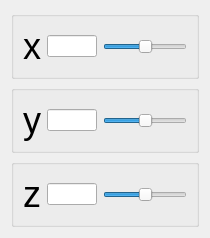
                <widget class="QWidget" name="tab">
                 <attribute name="title">
                  <string>Move</string>
                 </attribute>
                 <layout class="QVBoxLayout" name="verticalLayout_3">
                  <item>
                   <widget class="QWidget" name="widget_2" native="true">
                    <layout class="QVBoxLayout" name="verticalLayout">
                     <property name="leftMargin">
                      <number>0</number>
                     </property>
                     <property name="topMargin">
                      <number>0</number>
                     </property>
                     <property name="rightMargin">
                      <number>0</number>
                     </property>
                     <property name="bottomMargin">
                      <number>0</number>
                     </property>
                     <item>
                      <widget class="QGroupBox" name="groupBox_6">
                       <property name="title">
                        <string/>
                       </property>
                       <layout class="QHBoxLayout" name="horizontalLayout_5">
                        <item>
                         <widget class="QLabel" name="x_label">
                          <property name="font">
                           <font>
                            <pointsize>27</pointsize>
                           </font>
                          </property>
                          <property name="text">
                           <string>x</string>
                          </property>
                         </widget>
                        </item>
                        <item>
                         <widget class="QLineEdit" name="x_move">
                          <property name="maximumSize">
                           <size>
                            <width>50</width>
                            <height>16777215</height>
                           </size>
                          </property>
                         </widget>
                        </item>
                        <item>
                         <widget class="QSlider" name="x_move_slider">
                          <property name="minimum">
                           <number>-100</number>
                          </property>
                          <property name="maximum">
                           <number>100</number>
                          </property>
                          <property name="tracking">
                           <bool>true</bool>
                          </property>
                          <property name="orientation">
                           <enum>Qt::Horizontal</enum>
                          </property>
                         </widget>
                        </item>
                       </layout>
                      </widget>
                     </item>
                     <item>
                      <widget class="QGroupBox" name="groupBox_7">
                       <property name="title">
                        <string/>
                       </property>
                       <layout class="QHBoxLayout" name="horizontalLayout_6">
                        <item>
                         <widget class="QLabel" name="y_label">
                          <property name="font">
                           <font>
                            <pointsize>27</pointsize>
                           </font>
                          </property>
                          <property name="text">
                           <string>y</string>
                          </property>
                         </widget>
                        </item>
                        <item>
                         <widget class="QLineEdit" name="y_move">
                          <property name="maximumSize">
                           <size>
                            <width>50</width>
                            <height>16777215</height>
                           </size>
                          </property>
                         </widget>
                        </item>
                        <item>
                         <widget class="QSlider" name="y_move_slider">
                          <property name="minimum">
                           <number>-100</number>
                          </property>
                          <property name="maximum">
                           <number>100</number>
                          </property>
                          <property name="tracking">
                           <bool>true</bool>
                          </property>
                          <property name="orientation">
                           <enum>Qt::Horizontal</enum>
                          </property>
                          <property name="invertedAppearance">
                           <bool>false</bool>
                          </property>
                          <property name="invertedControls">
                           <bool>false</bool>
                          </property>
                         </widget>
                        </item>
                       </layout>
                      </widget>
                     </item>
                     <item>
                      <widget class="QGroupBox" name="groupBox_8">
                       <property name="title">
                        <string/>
                       </property>
                       <layout class="QHBoxLayout" name="horizontalLayout_7">
                        <item>
                         <widget class="QLabel" name="z_label_4">
                          <property name="font">
                           <font>
                            <pointsize>27</pointsize>
                           </font>
                          </property>
                          <property name="text">
                           <string>z</string>
                          </property>
                         </widget>
                        </item>
                        <item>
                         <widget class="QLineEdit" name="z_move">
                          <property name="maximumSize">
                           <size>
                            <width>50</width>
                            <height>16777215</height>
                           </size>
                          </property>
                         </widget>
                        </item>
                        <item>
                         <widget class="QSlider" name="z_move_slider">
                          <property name="minimum">
                           <number>-100</number>
                          </property>
                          <property name="maximum">
                           <number>100</number>
                          </property>
                          <property name="orientation">
                           <enum>Qt::Horizontal</enum>
                          </property>
                         </widget>
                        </item>
                       </layout>
                      </widget>
                     </item>
                    </layout>
                   </widget>
                  </item>
                 </layout>
                </widget>
